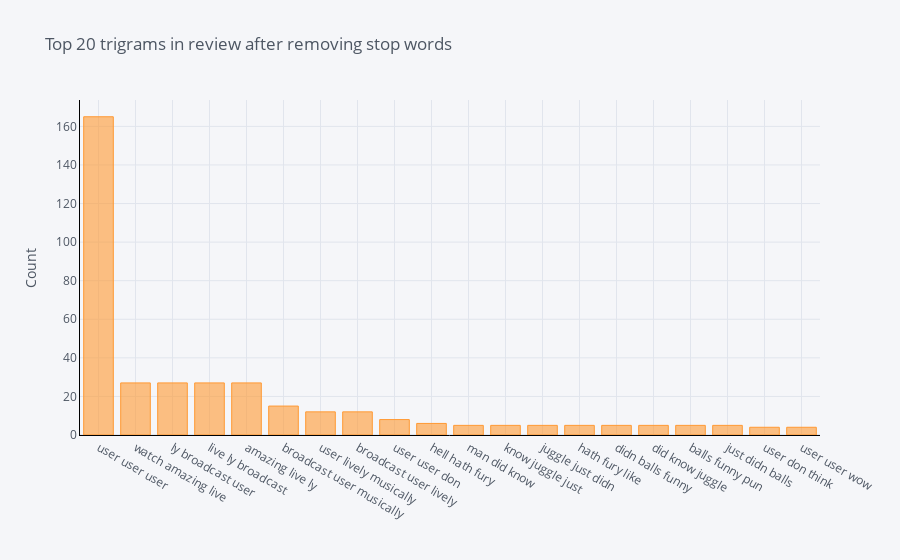

Notebook source saved alongside this figure:
### Code cell
df6.groupby('ReviewText').sum()['count'].sort_values(ascending=False).iplot(
    kind='bar', yTitle='Count', linecolor='black', title='Top 20 trigrams in review after removing stop words')

### Figure 1 — Plotly figure (JSON) as saved in the notebook; plotly's stock layout.template omitted (floating-point values rounded to 4 significant figures)
{"data": [{"name": "count", "text": "", "y": [165, 27, 27, 27, 27, 15, 12, 12, 8, 6, 5, 5, 5, 5, 5, 5, 5, 5, 4, 4], "marker": {"color": "rgba(255, 153, 51, 0.6)", "line": {"color": "rgba(255, 153, 51, 1.0)", "width": 1}}, "x": ["user user user", "watch amazing live", "ly broadcast user", "live ly broadcast", "amazing live ly", "broadcast user musically", "user lively musically", "broadcast user lively", "user user don", "hell hath fury", "man did know", "know juggle just", "juggle just didn", "hath fury like", "didn balls funny", "did know juggle", "balls funny pun", "just didn balls", "user don think", "user user wow"], "type": "bar", "orientation": "v"}], "layout": {"title": {"text": "Top 20 trigrams in review after removing stop words", "font": {"color": "#4D5663"}}, "paper_bgcolor": "#F5F6F9", "plot_bgcolor": "#F5F6F9", "yaxis": {"tickfont": {"color": "#4D5663"}, "title": {"text": "Count", "font": {"color": "#4D5663"}}, "showgrid": true, "zerolinecolor": "#E1E5ED", "gridcolor": "#E1E5ED", "linecolor": "black"}, "xaxis": {"tickfont": {"color": "#4D5663"}, "title": {"text": "", "font": {"color": "#4D5663"}}, "showgrid": true, "zerolinecolor": "#E1E5ED", "gridcolor": "#E1E5ED", "linecolor": "black"}, "legend": {"bgcolor": "#F5F6F9", "font": {"color": "#4D5663"}}}}
